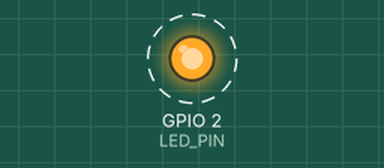
Recording of a sketch running on a simulated ESP32. Parts: output pins drawn as LEDs (lit = HIGH). Dashed ring = blinking. What the sketch prints to the serial monitor is not drawn.

Above: at 0.2 s.
Timing chart, 0 to 3.0 s (numbered marks = the images above):
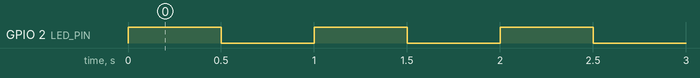

The sketch:

01_Blink.ino
```cpp
// 01_Blink.ino
// First test: checks the board, the USB cable and the Arduino IDE setup.
// Expected: the small blue LED on the ESP32 blinks, and the Serial Monitor
// (115200 baud) prints "Hello from ESP32" once a second.

#define LED_PIN 2   // onboard LED on most ESP32 DevKit V1 boards

void setup() {
  Serial.begin(115200);
  pinMode(LED_PIN, OUTPUT);
  Serial.println("Blink test started");
}

void loop() {
  digitalWrite(LED_PIN, HIGH);
  Serial.println("Hello from ESP32");
  delay(500);
  digitalWrite(LED_PIN, LOW);
  delay(500);
}
```

Measured:
- by itself, GPIO 2 (LED_PIN): alternates HIGH for 0.50 s and LOW for 0.50 s
